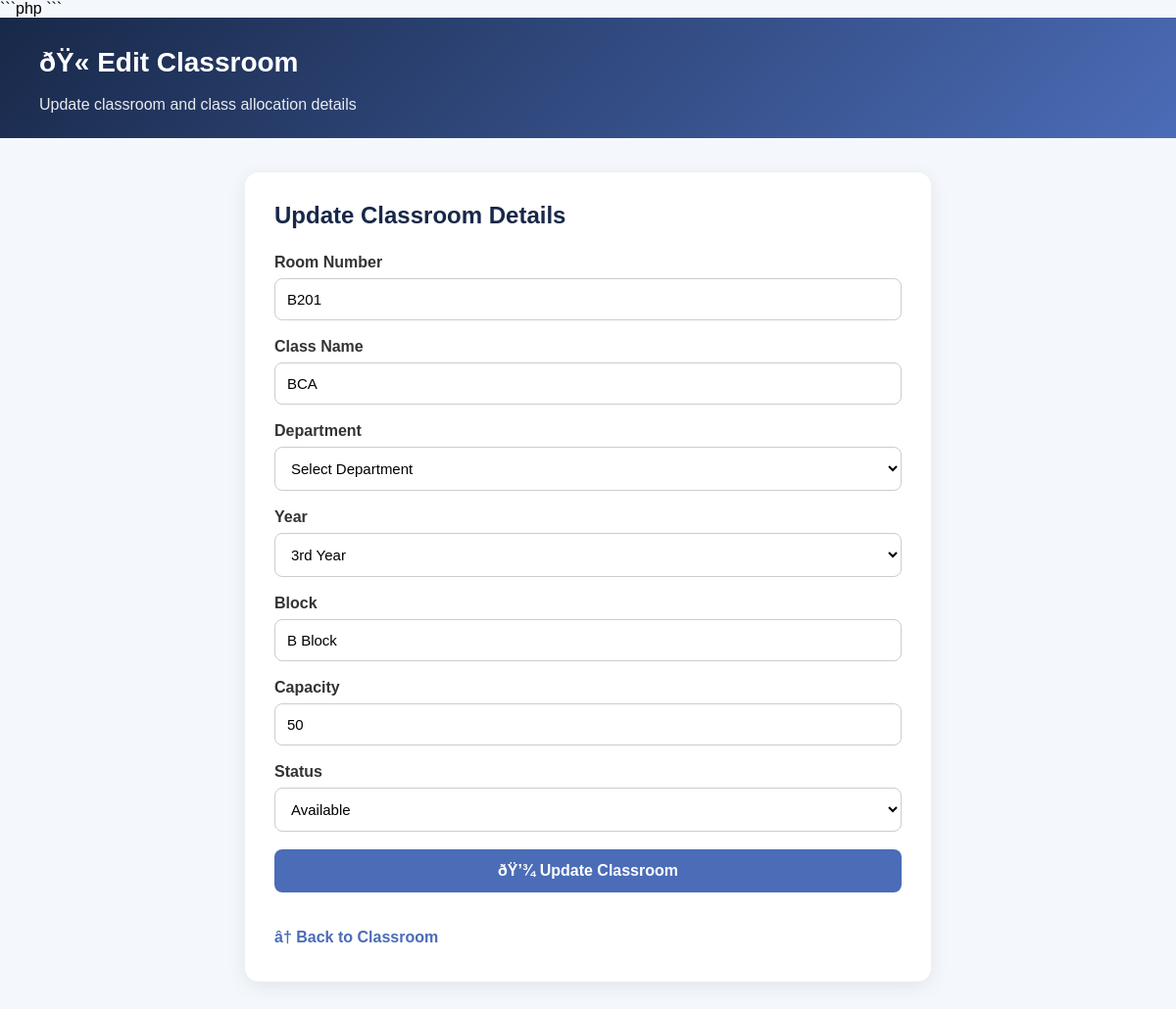
Page /edit_classroom.php?id=3 on the committed database.
### tables this page shows
CREATE TABLE `classrooms` (
  `id` int(11) NOT NULL,
  `room_name` varchar(100) NOT NULL,
  `class_name` varchar(100) DEFAULT NULL,
  `department` varchar(100) DEFAULT NULL,
  `year` varchar(50) DEFAULT NULL,
  `block_name` varchar(100) DEFAULT NULL,
  `capacity` int(11) DEFAULT 0,
  `status` varchar(30) DEFAULT 'Available',
  `category` varchar(100) DEFAULT 'Classroom'
);

### edit_classroom.php (the view, shortened to what this page needs)
<?php
include "db.php";
$id = intval($_GET["id"]);
$stmt = $conn->prepare("SELECT * FROM classrooms WHERE id = ?");
$stmt->bind_param("i", $id);
$stmt->execute();
$result = $stmt->get_result();
$classroom = $result->fetch_assoc();
?>
<!DOCTYPE html>
<html lang="en">
<head>
    <link rel="stylesheet" href="mobile_view.css">
</head>
<body>
<div class="header">
    <h1>ðŸ« Edit Classroom</h1>
    <p>Update classroom and class allocation details</p>
</div>
<div class="container">
<div class="card">
    <h2>Update Classroom Details</h2>
    <form method="POST">
        <div class="form-group">
            <label>Room Number</label>
            <input
                type="text"
                name="room_name"
                value="<?php echo htmlspecialchars($classroom["room_name"] ?? ""); ?>"
                placeholder="Example: C101"
                required
            >
        </div>
        <div class="form-group">
            <label>Class Name</label>
            <input
                type="text"
                name="class_name"
                value="<?php echo htmlspecialchars($classroom["class_name"] ?? ""); ?>"
                placeholder="Example: B.Sc IT"
                required
            >
        </div>
        <div class="form-group">
            <label>Department</label>
        <select name="department" required>
            <option value="">Select Department</option>
        </select>
        </div>
        <div class="form-group">
            <label>Year</label>
            <select name="year" required>
                <option value="3rd Year"
                    <?php if (($classroom["year"] ?? "") == "3rd Year") echo "selected"; ?>>
                    3rd Year
                </option>
            </select>
        </div>
        <div class="form-group">
            <label>Block</label>
            <input
                type="text"
                name="block_name"
                value="<?php echo htmlspecialchars($classroom["block_name"] ?? ""); ?>"
                placeholder="Example: Main Block"
                required
            >
        </div>
        <div class="form-group">
            <label>Capacity</label>
            <input
                type="number"
                name="capacity"
                value="<?php echo htmlspecialchars($classroom["capacity"] ?? ""); ?>"
                placeholder="Example: 60"
                min="1"
                required
            >
        </div>
        <div class="form-group">
            <label>Status</label>
            <select name="status" required>
                <option value="Available"
                    <?php if (($classroom["status"] ?? "") == "Available") echo "selected"; ?>>
                    Available
                </option>
            </select>
        </div>
        <button type="submit" class="btn">
            ðŸ’¾ Update Classroom
        </button>
    </form>
    <a href="classroom.php" class="back">
        â† Back to Classroom
    </a>
</div>
</div>
</body>
</html>

### edit_classroom.php (style rules this page uses)
* { box-sizing: border-box; font-family: Arial, sans-serif; }
body { margin: 0; background: #f4f7fb; }
.header { background: linear-gradient(135deg, #182848, #4b6cb7); color: white; padding: 25px 40px; }
.header h1 { margin: 0; font-size: 28px; }
.header p { margin: 7px 0 0; opacity: 0.9; }
.container { width: 90%; max-width: 700px; margin: 35px auto; }
.card { background: white; padding: 30px; border-radius: 14px; box-shadow: 0 5px 20px rgba(0,0,0,0.08); }
.card h2 { margin-top: 0; margin-bottom: 25px; color: #182848; }
.form-group { margin-bottom: 18px; }
label { display: block; margin-bottom: 7px; font-weight: bold; color: #333; }
input, select { width: 100%; padding: 12px; border: 1px solid #ccc; border-radius: 8px; font-size: 15px; background: white; }
.btn { width: 100%; padding: 13px; border: none; border-radius: 8px; background: #4b6cb7; color: white; font-size: 16px; font-weight: bold; cursor: pointer; }
.back { display: inline-block; margin-top: 18px; text-decoration: none; color: #4b6cb7; font-weight: bold; }

### rows in the picture
classrooms: room_name "B201", class_name "BCA", year "3rd Year", block_name "B Block", capacity "50", status "Available"
